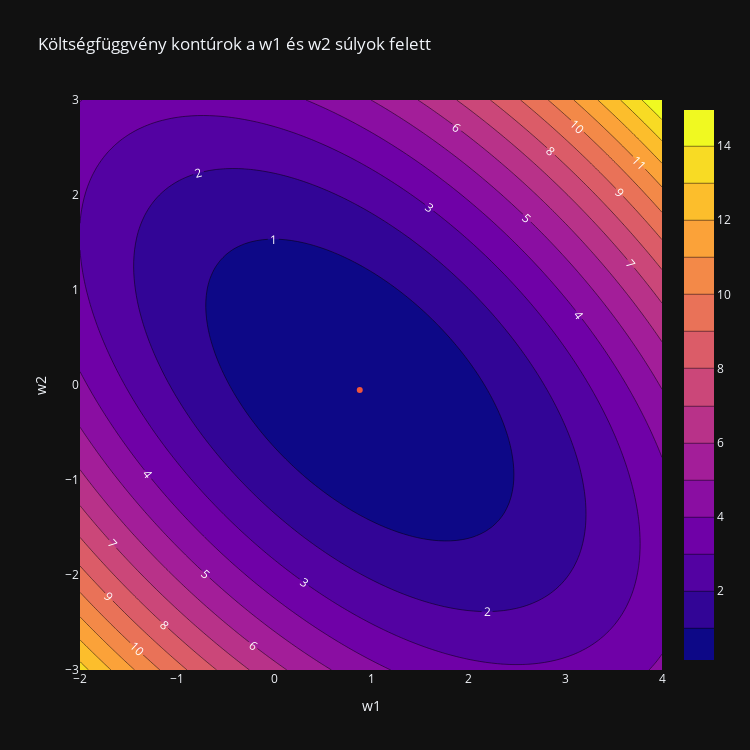

The cell this chart's notebook holds for it:
### Code cell
# Kontúrplot ábrázolása Plotlyval
fig = go.Figure()
fig.add_trace(go.Contour(x=w1, y=w2, z=C.T, contours=dict(showlabels = True, labelfont = dict(size = 12, color = 'white')))) 
fig.add_trace(go.Scatter(x=W[1], y=W[2]))

#Plot formázása
fig.update_layout(
    title = "Költségfüggvény kontúrok a w1 és w2 súlyok felett", 
    xaxis_title = "w1",
    yaxis_title = "w2",
    template=styleTemplate,
    width=750,
    height=750)

# Megjelenítés
fig.show()
